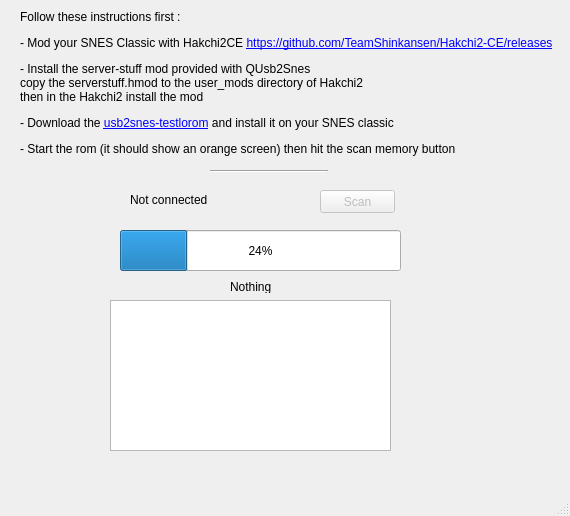
<?xml version="1.0" encoding="UTF-8"?>
<ui version="4.0">
 <class>SNESClassicMemoryFinder</class>
 <widget class="QMainWindow" name="SNESClassicMemoryFinder">
  <property name="geometry">
   <rect>
    <x>0</x>
    <y>0</y>
    <width>570</width>
    <height>516</height>
   </rect>
  </property>
  <property name="windowTitle">
   <string>SNESClassicMemoryFinder</string>
  </property>
  <widget class="QWidget" name="centralWidget">
   <widget class="QPlainTextEdit" name="logTextEdit">
    <property name="geometry">
     <rect>
      <x>110</x>
      <y>300</y>
      <width>281</width>
      <height>151</height>
     </rect>
    </property>
   </widget>
   <widget class="QProgressBar" name="progressBar">
    <property name="geometry">
     <rect>
      <x>120</x>
      <y>230</y>
      <width>281</width>
      <height>41</height>
     </rect>
    </property>
    <property name="value">
     <number>24</number>
    </property>
   </widget>
   <widget class="QLabel" name="progressLabel">
    <property name="geometry">
     <rect>
      <x>230</x>
      <y>280</y>
      <width>47</width>
      <height>13</height>
     </rect>
    </property>
    <property name="text">
     <string>Nothing</string>
    </property>
   </widget>
   <widget class="QLabel" name="label">
    <property name="geometry">
     <rect>
      <x>20</x>
      <y>10</y>
      <width>551</width>
      <height>171</height>
     </rect>
    </property>
    <property name="text">
     <string>&lt;html&gt;&lt;head/&gt;&lt;body&gt;&lt;p&gt;Follow these instructions first :&lt;/p&gt;&lt;p&gt;- Mod your SNES Classic with Hakchi2CE &lt;a href=&quot;https://github.com/TeamShinkansen/Hakchi2-CE/releases&quot;&gt;&lt;span style=&quot; text-decoration: underline; color:#0000ff;&quot;&gt;https://github.com/TeamShinkansen/Hakchi2-CE/releases&lt;/span&gt;&lt;/a&gt;&lt;/p&gt;&lt;p&gt;- Install the server-stuff mod provided with QUsb2Snes&lt;br/&gt;copy the serverstuff.hmod to the user_mods directory of Hakchi2&lt;br/&gt;then in the Hakchi2 install the mod&lt;/p&gt;&lt;p&gt;- Download the &lt;a href=&quot; http://www.nyo.fr/~skarsnik/snesstuff/usb2snes-testlorom.sfc&quot;&gt;&lt;span style=&quot; text-decoration: underline; color:#0000ff;&quot;&gt;usb2snes-testlorom&lt;/span&gt;&lt;/a&gt; and install it on your SNES classic&lt;/p&gt;&lt;p&gt;- Start the rom (it should show an orange screen) then hit the scan memory button&lt;/p&gt;&lt;p&gt;&lt;br/&gt;&lt;/p&gt;&lt;/body&gt;&lt;/html&gt;</string>
    </property>
    <property name="wordWrap">
     <bool>true</bool>
    </property>
   </widget>
   <widget class="QPushButton" name="scanButton">
    <property name="enabled">
     <bool>false</bool>
    </property>
    <property name="geometry">
     <rect>
      <x>320</x>
      <y>190</y>
      <width>75</width>
      <height>23</height>
     </rect>
    </property>
    <property name="text">
     <string>Scan</string>
    </property>
   </widget>
   <widget class="QLabel" name="statusLabel">
    <property name="geometry">
     <rect>
      <x>130</x>
      <y>190</y>
      <width>171</width>
      <height>20</height>
     </rect>
    </property>
    <property name="text">
     <string>Not connected</string>
    </property>
   </widget>
   <widget class="Line" name="line">
    <property name="geometry">
     <rect>
      <x>210</x>
      <y>170</y>
      <width>118</width>
      <height>3</height>
     </rect>
    </property>
    <property name="orientation">
     <enum>Qt::Horizontal</enum>
    </property>
   </widget>
  </widget>
  <widget class="QStatusBar" name="statusBar"/>
 </widget>
 <layoutdefault spacing="6" margin="11"/>
 <resources/>
 <connections/>
</ui>
